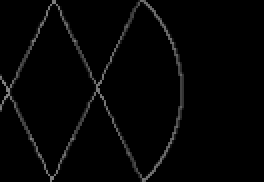
#> input picture Parabola2 - Epoch 226.png, 132 x 91 px, found by its file name (shown 2 times larger)
$ jupyter execute 'nice post processing cleanup step.ipynb'
#> lines starting #> are read from the running program, lines starting #| are printed output that depends on the picture
[cell 1]
import numpy as np
import matplotlib.pyplot as plt
from skimage.io import imread

image_path = r'A:\Users\Ada\GitHub\DeepClean_Repo\Parabola2 - Epoch 226.png'  # Replace with the actual path to your image
image = imread(image_path, as_gray=True)
#> image is the input picture: shape (91, 132) float64; min 0, max 0.522, mean 0.0176


plt.imshow(image)
plt.title('Original Image')
plt.xlabel('Pixel')
plt.show()

# plot the square of the abssolute valu eof the imgae
plt.imshow(np.abs(image)**4)
plt.title('Absolute Value Cubed of Image')
plt.xlabel('Pixel')
plt.show()
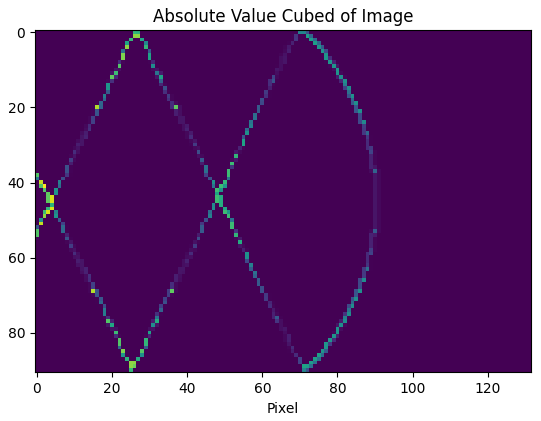
#> figure drawn by matplotlib, 1 panel

[cell 2]
# calulate intesity of image over x
intensity = np.sum(image, axis=1)
#> intensity = 91 values, max 3.49 at index 69, min 1.36 at index 90, mean 2.33
plt.plot(intensity)
plt.title('Intensity of Image')
plt.xlabel('Row')
plt.show()
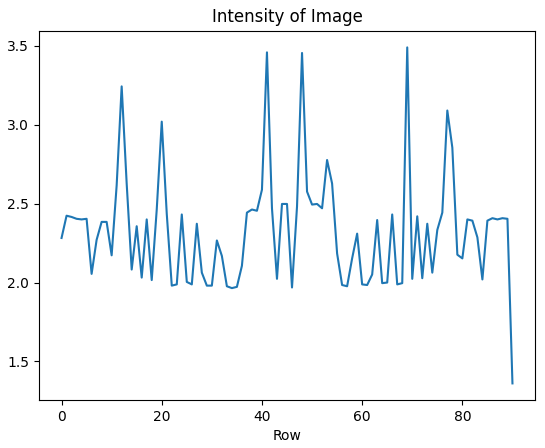
#> figure drawn by matplotlib, 1 panel; curve peaks at x = 69, y = 3.49


# calulate intesity of image over x
intensity = np.sum(np.abs(image)**4, axis=1)
#> intensity = 91 values, max 0.279 at index 41, min 0.0321 at index 58, mean 0.118
plt.plot(intensity)
plt.title('Intensity of Image')
plt.xlabel('Row')
plt.show()
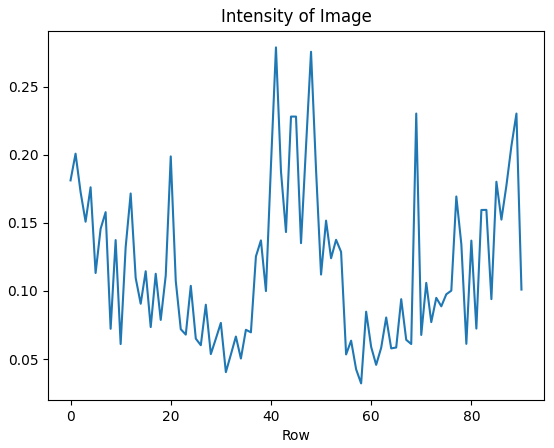
#> figure drawn by matplotlib, 1 panel; curve peaks at x = 41, y = 0.279


# calulate intesity of image over y
intensity = np.sum(image, axis=0)
#> intensity = 132 values, max 6.73 at index 90, min 0 at index 92, mean 1.6
plt.plot(intensity)
plt.title('Intensity of Image')
plt.xlabel('Column')
plt.show()
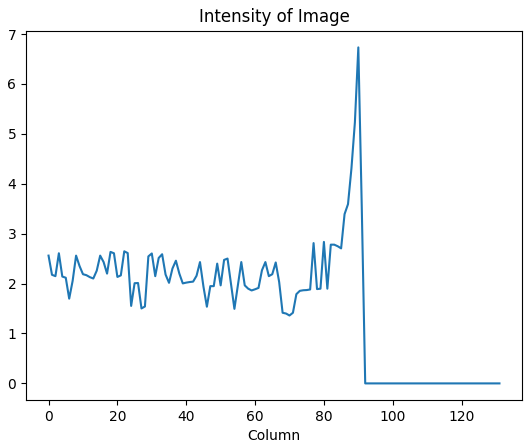
#> figure drawn by matplotlib, 1 panel; curve peaks at x = 90, y = 6.73

# calulate intesity of image over y
intensity = np.sum(np.abs(image)**4, axis=0)
#> intensity = 132 values, max 0.286 at index 3, min 0 at index 92, mean 0.0811
plt.plot(intensity)
plt.title('Intensity of Image')
plt.xlabel('Column')
plt.show()
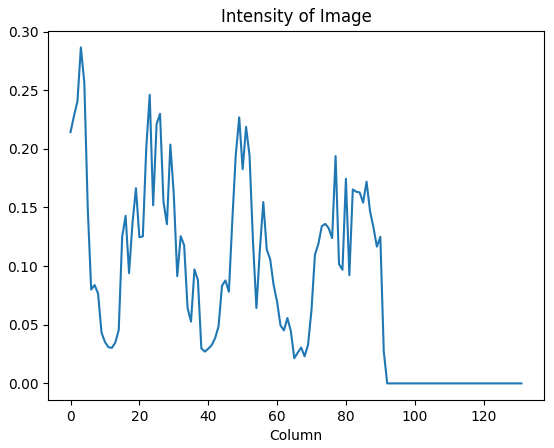
#> figure drawn by matplotlib, 1 panel; curve peaks at x = 3, y = 0.286
